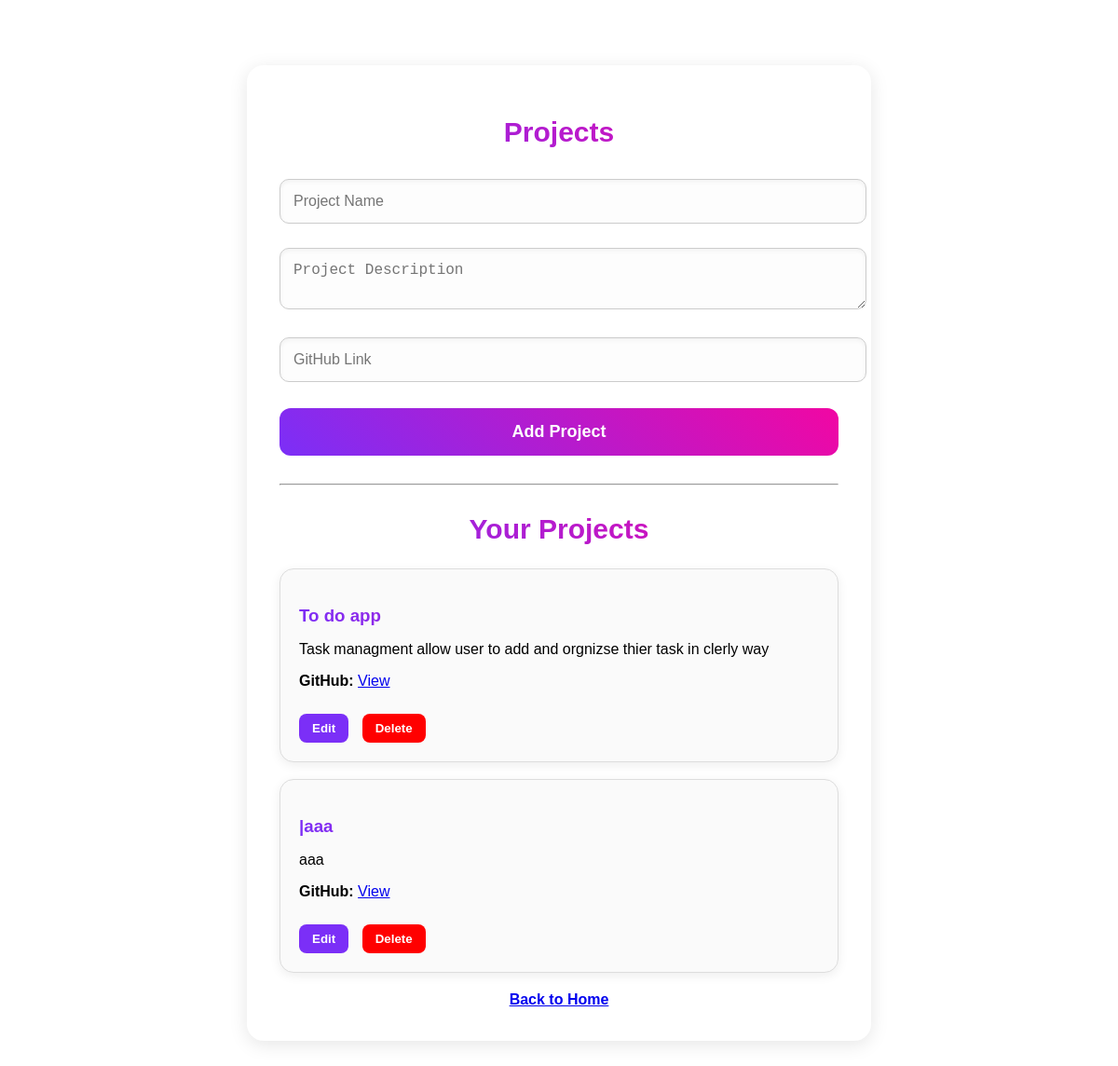
/projects (signed in), run on the app's committed database.
### tables this page shows
CREATE TABLE projects(
            id INTEGER PRIMARY KEY AUTOINCREMENT,
            user_id INTEGER,
            project_name TEXT,
            description TEXT,
            github TEXT
        );

### app.py (the view, shortened to what this page needs)
@app.route('/projects', methods=['GET', 'POST'])
def projects():
    if 'user_id' not in session:
        return redirect('/login')
    user_id = session['user_id']
    conn = get_db()
    cur = conn.cursor()
    cur.execute("SELECT * FROM projects WHERE user_id=?", (user_id,))
    all_projects = cur.fetchall()
    return render_template("projects.html", projects=all_projects)

### app.py (called while the page is built)
def get_db():
    conn = sqlite3.connect("database.db")
    conn.row_factory = sqlite3.Row
    return conn

### templates/projects.html (shortened to what this page needs)
<!DOCTYPE html>
<html>
<head>
    <link rel="stylesheet" href="/static/styles.css">
</head>
<body>
<div class="page-container">
    <h1 class="page-title">Projects</h1>
    <form method="POST">
        <input class="input-field" type="text" name="project_name" placeholder="Project Name">
        <textarea class="input-field" name="description" placeholder="Project Description"></textarea>
        <input class="input-field" type="text" name="github" placeholder="GitHub Link">
        <button class="save-btn" type="submit">Add Project</button>
    </form>
    <hr style="margin: 30px 0;">
    <h1 class="page-title">Your Projects</h1>
    {% for p in projects %}
    <div class="project-card">
        <h3>{{ p['project_name'] }}</h3>
        <p>{{ p['description'] }}</p>
        {% if p['github'] %}
        <p><strong>GitHub:</strong> <a href="{{ p['github'] }}" target="_blank">View</a></p>
        {% endif %}
        <a href="/edit_project/{{ p['id'] }}" class="link-btn">
            <button class="edit-btn">Edit</button>
        </a>
        <a href="/delete_project/{{ p['id'] }}" class="link-btn">
            <button class="delete-btn">Delete</button>
        </a>
    </div>
    {% endfor %}
    <a href="/home" class="back-link">Back to Home</a>
</div>
</body>
</html>

### static/styles.css (style rules this page uses)
body { margin: 0; font-family: Arial; background: white; }
button { background: linear-gradient(45deg, #7b2ff7, #f107a3); color: white; padding: 10px 20px; border: none; margin-top: 10px; cursor: pointer; border-radius: 5px; transition: transform 0.2s ease, box-shadow 0.2s ease; }
input, textarea { width: 100%; padding: 10px; margin-top: 8px; }
input, textarea, .input-field { background: #fdfdfd; border-radius: 10px; border: 1px solid #ccc; box-shadow: inset 0 2px 5px rgba(0,0,0,0.05); }
.page-container { max-width: 600px; margin: 70px auto; background: white; padding: 35px; border-radius: 18px; box-shadow: 0 4px 20px rgba(0,0,0,0.1); }
.page-title { font-size: 30px; font-weight: bold; text-align: center; margin-bottom: 25px; background: linear-gradient(45deg, #7b2ff7, #f107a3); -webkit-background-clip: text; -webkit-text-fill-color: transparent; }
.input-field { width: 100%; padding: 14px; font-size: 16px; border-radius: 10px; border: 1px solid #ccc; margin-bottom: 18px; background: #fdfdfd; box-shadow: inset 0 2px 5px rgba(0,0,0,0.05); }
.save-btn { width: 100%; padding: 15px; background: linear-gradient(45deg, #7b2ff7, #f107a3); color: white; border: none; border-radius: 12px; font-size: 18px; font-weight: bold; cursor: pointer; transition: transform 0.2s ease, box-shadow 0.2s ease; }
.back-link { display: block; margin-top: 20px; text-align: center; font-weight: bold; }

### templates/projects.html (style rules this page uses)
.project-card { padding: 20px; border-radius: 15px; background: #fafafa; border: 1px solid #ddd; margin-bottom: 18px; box-shadow: 0 3px 12px rgba(0,0,0,0.07); }
.project-card h3 { margin-bottom: 8px; background: linear-gradient(45deg, #7b2ff7, #f107a3); -webkit-background-clip: text; -webkit-text-fill-color: transparent; }
.edit-btn, .delete-btn { padding: 8px 14px; border: none; border-radius: 8px; color: white; font-weight: bold; cursor: pointer; margin-right: 10px; margin-top: 10px; }
.edit-btn { background: #7b2ff7; }
.delete-btn { background: red; }
.link-btn { text-decoration: none; }

### data on the page
projects: project_name "To do app", description "Task managment allow user to add and orgnizse thier task in clerly way"
projects: project_name "|aaa", description "aaa"
